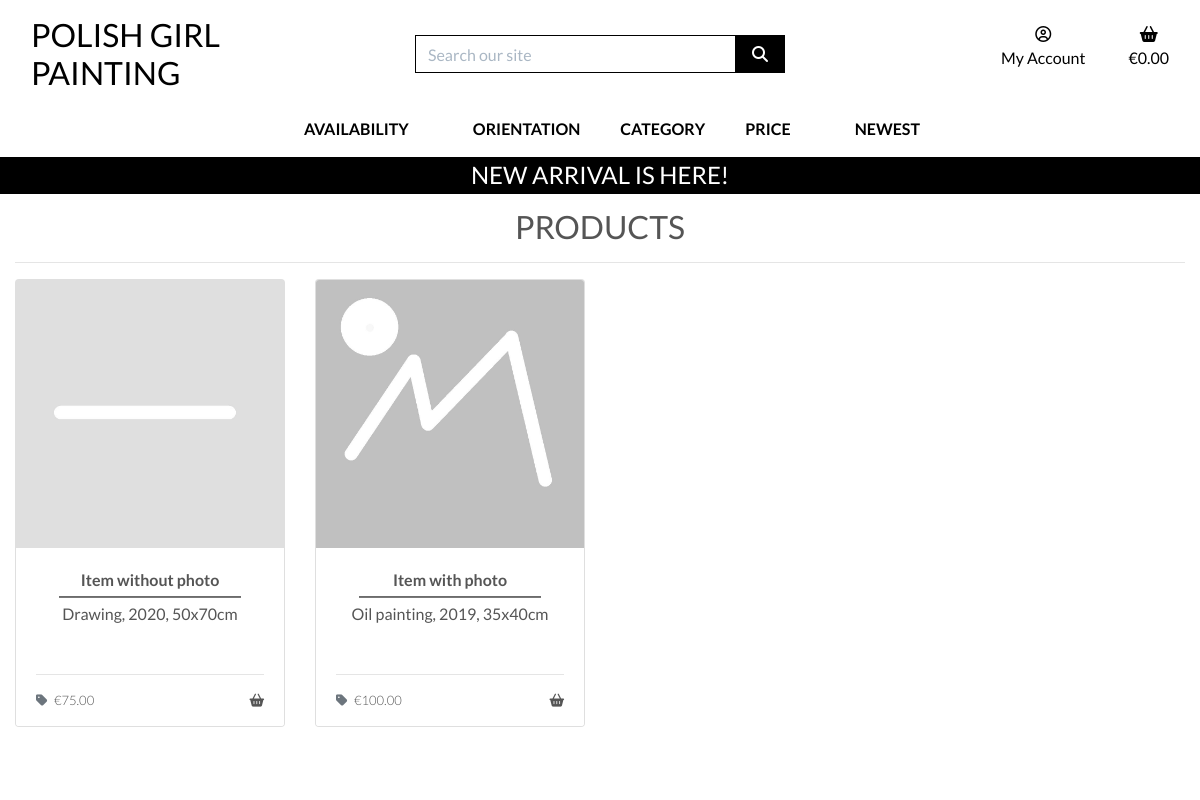
/products/, run on an earlier commit of the app's database.
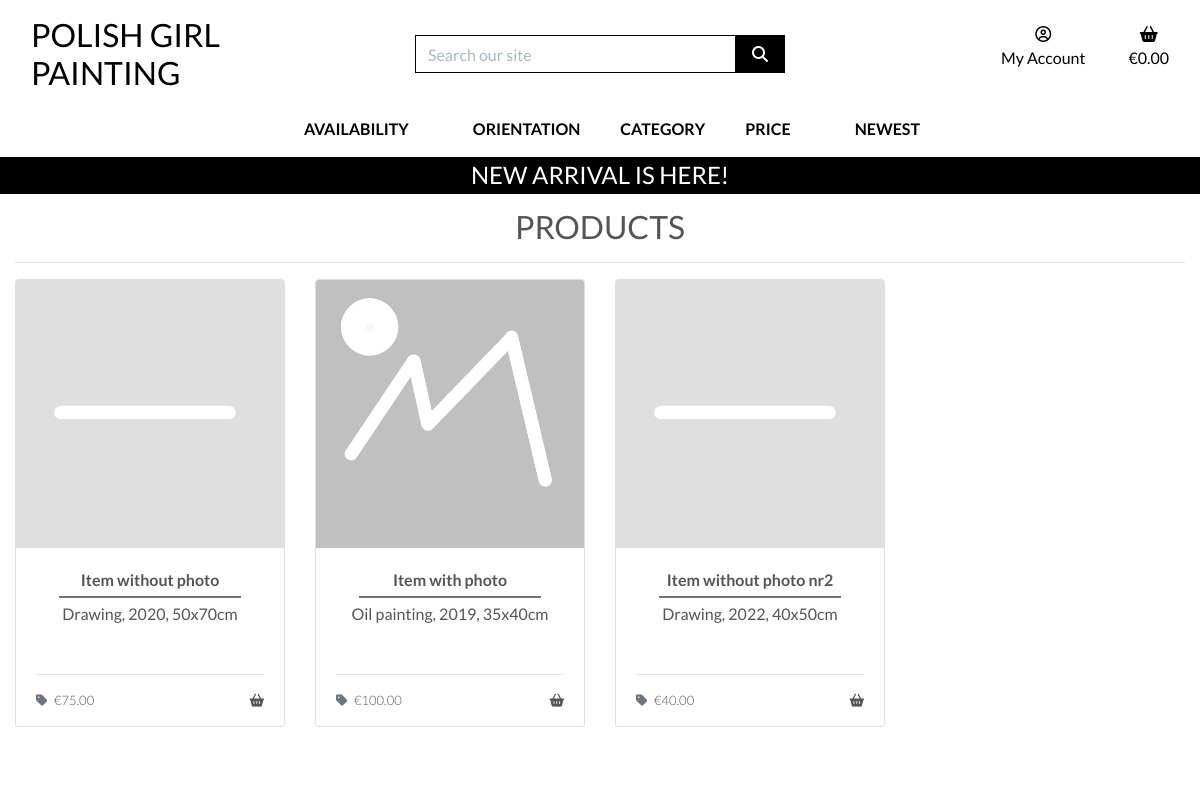
And on a later commit of the database.
### products/models.py (models this page shows, shortened)
class Product(models.Model):
    sku = models.CharField(
        max_length=254,
        null=True,
        blank=True)
    category = models.ForeignKey(
        'Category',
        null=True,
        blank=True,
        on_delete=models.SET_NULL)
    title = models.CharField(
        max_length=254,
        unique=True)
    excerpt = models.TextField(
        blank=True)
    description = models.TextField()
    price = models.DecimalField(
        max_digits=6,
        decimal_places=2)
    image = models.ImageField(
        null=True,
        blank=True)
    priority = models.CharField(
        max_length=10,
        choices=PRIORITY_CHOICES,
        default="3 - Normal",
        null=True,
        blank=True)
    available = models.BooleanField(
        default=True)
    live = models.BooleanField(
        default=False)
    class Meta:
        ordering = ['priority']

### products/views.py (the view)
# urls.py: path('', views.all_products, name='products'),
def all_products(request):
    products = Product.objects.all()
    context = {
        'products': products,
    }
    return render(request, 'products/products.html', context)

### products/templates/products/products.html (shortened to what this page needs)
{% extends "base.html" %}
{% load static %}
{% block page_header %}
    <div class="container header-container">
    </div>
{% endblock %}
{% block content %}
    <div class="overlay"></div>
    <div class="container-fluid">
        <div class="row">
            <div class="col-12 text-center mt-5">
                <h2 class="logo-font">Products</h2>
                <hr class="mb-3">
            </div>
            <div class="col">
                <div class="row">
                    {% for product in products %}
                        {% if product.live %}
                            <div class="col-md-4 col-xl-3">
                                <div class="card h-100">
                                    {% if product.image %}
                                        <a href="">
                                            <img src="{{ product.image.url }}" alt="{{ product.title }}" class="card-img-top img-fluid">
                                        </a>
                                    {% else %}
                                        <a href="">
                                            <img src="{{ MEDIA_URL }}placeholder.jpg" alt="{{ product.title }}" class="card-image-top img-fluid">
                                        </a>
                                    {% endif %}
                                    <div class="card-body text-center">
                                        <p class="mb-0 font-weight-bold">{{ product.title }}</p>
                                        <hr class="hr-middle">
                                        <p class="mb-0">{{ product.excerpt }}</p>
                                    </div>
                                    <div class="card-footer">
                                        <div class="row">
                                            <div class="col">
                                                <hr>
                                                <p class="lead float-left">
                                                    <i class="fas fa-tag mr-1 text-muted"></i> &euro;{{ product.price }}
                                                </p>
                                                <p class="float-right">
                                                    <i class="fas fa-shopping-basket"></i>
                                                </p>
                                            </div>
                                        </div>
                                    </div>
                                </div>
                            </div>
                        {% endif %}
                    {% endfor %}
                </div>
            </div>
        </div>
    </div>
{% endblock %}

### templates/base.html (shortened to what this page needs)
{% load static %}
<!doctype html>
<html lang="en">
    <head>
        {% block corecss %}
            <link rel="stylesheet" href="https://cdn.jsdelivr.net/npm/bootstrap@4.4.1/dist/css/bootstrap.min.css">
            <link rel="stylesheet" href="{% static 'css/base.css' %}">
        {% endblock %}
    </head>
    <body>
        <header class="container-fluid fixed-top">
            <div id="topnav" class="row bg-white pt-lg-2 d-none d-lg-flex">
                <div class="col-12 col-lg-4 my-auto py-1 py-lg-0 text-center text-lg-left">
                    <a href="{% url 'home' %}" class="nav-link main-logo-link">
                        <h2 class="logo-font text-black my-0">
                            Polish Girl Painting
                        </h2>
                    </a>
                </div>
                <div class="col-12 col-lg-4 my-auto py-1 py-lg-0">
                    <form method="GET" action="">
                        <div class="input-group w-100">
                            <input type="text" class="form-control border border-black rounded-0" type="text" name="q" placeholder="Search our site">
                            <div class="input-group-append">
                                <button class="form-control btn btn-black border border-black rounded-0" type="submit">
                                    <span class="icon">
                                        <i class="fas fa-search"></i>
                                    </span>
                                </button>
                            </div>
                        </div>
                    </form>
                </div>
                <div class="col-12 col-lg-4 my-auto py-1 py-lg-0">
                    <ul class="list-inline list-unstyled text-center text-lg-right my-0">
                        <li class="list-inline-item dropdown">
                            <a class="text-black nav-link" href="#" id="user-options" data-toggle="dropdown" aria-haspopup="true" aria-expanded="false">
                                <div class="text-center">
                                    <div><i class="far fa-user-circle"></i></div>
                                    <p class="my-0">My Account</p>
                                </div>
                            </a>
                        </li>
                        <li class="list-inline-item">
                            <a class="{% if grand_total %}text-info font-weight-bold{% else %}text-black{% endif %} nav-link" href="">
                                <div class="text-center">
                                    <div><i class="fas fa-shopping-basket"></i></div>
                                    <p class="my-o">
                                        {% if grand_total %}
                                            &euro;{{ grand_total|floatformat:2 }}
                                        {% else %}
                                            &euro;0.00
                                        {% endif %}
                                    </p>
                                </div>
                            </a>
                        </li>
                    </ul>
                </div>
            </div>
            <div class="row bg-white">
                <nav class="navbar navbar-expand-lg navbar-light w-100">
                    {% include 'includes/main-nav.html' %}
                </nav>
            </div>
            <div class="top-banner row text-center">
                <div class="col bg-black text-white">
                    <h4 class="logo-font my-1">New arrival is here!</h4>
                </div>
            </div>
        </header>
        {% block page_header %}
        {% endblock %}
        {% block content %}
        {% endblock %}
    </body>
</html>

### templates/includes/main-nav.html (shortened to what this page needs)
<div class="collapse navbar-collapse" id="main-nav">
    <ul class="navbar-nav w-auto mx-auto">
        <li class="nav-item dropdown">
            <a class="logo-font font-weight-bold nav-link text-black mr-5" href="#" id="availability-link" data-toggle="dropdown" aria-haspopup="true" aria-expanded="false">
                Availability
            </a>
        </li>
        <li class="nav-item dropdown">
            <a class="logo-font font-weight-bold nav-link text-black mr-5" href="#" id="orientation-link" data-toggle="dropdown" aria-haspopup="true" aria-expanded="false">
                Orientation
            </a>
        </li>
        <li class="nav-item dropdown">
            <a class="logo-font font-weight-bold nav-link text-black" href="#" id="category-link" data-toggle="dropdown" aria-haspopup="true" aria-expanded="false">
                Category
            </a>
        </li>
        <li class="nav-item dropdown">
            <a class="logo-font font-weight-bold nav-link text-black mr-5" href="#" id="price-order-link" data-toggle="dropdown" aria-haspopup="true" aria-expanded="false">
                Price
            </a>
        </li>
        <li class="nav-item dropdown">
            <a class="logo-font font-weight-bold nav-link text-black mr-5" href="#" id="created-order-link" data-toggle="dropdown" aria-haspopup="true" aria-expanded="false">
                Newest
            </a>
        </li>
    </ul>
</div>

### static/css/base.css (style rules this page uses)
html { height: 100%; }
body { background: url('/media/homepage_background.jpg') no-repeat center center fixed; background-size: cover; height: calc(100vh - 164px); color: #555; font-family: 'Lato'; }
.hr-middle { height: 0.25px; background: rgb(120, 120, 120); width: 80%; margin: .25rem 10% .25rem 10%; }
.card-footer { background-color: #fff; border-top: none; padding-bottom: 0; }
.card-footer p { font-size: small; }
.icon { align-items: center; display: inline-flex; justify-content: center; height: 1.5rem; width: 1.5rem; }
.logo-font { text-transform: uppercase; }
.main-logo-link { width: fit-content; }
.btn-black { background: black; color: white; }
.text-black { color: #000 !important; }
.border-black { border: 1px solid black !important; }
.bg-black { background: #000 !important; }
.overlay { height: 100%; width: 100%; top: 0; left: 0; position: fixed; background: white; z-index: -1; }
input[name='q']::placeholder { color: #aab7c4; }
@media (min-width: 1200px) { .container { max-width: 80%; } }
@media (min-width: 992px) { .header-container { padding-top: 160px; } }
@media (min-width: 992px) { .dropdown > a { text-align: center; width: 100%; } }

What changed in the data, as far as the page shows it:
now on this page (row edited): Product: live True (drawn), title "Item without photo nr2", excerpt "Drawing, 2022, 40x50cm", price "40.00"
